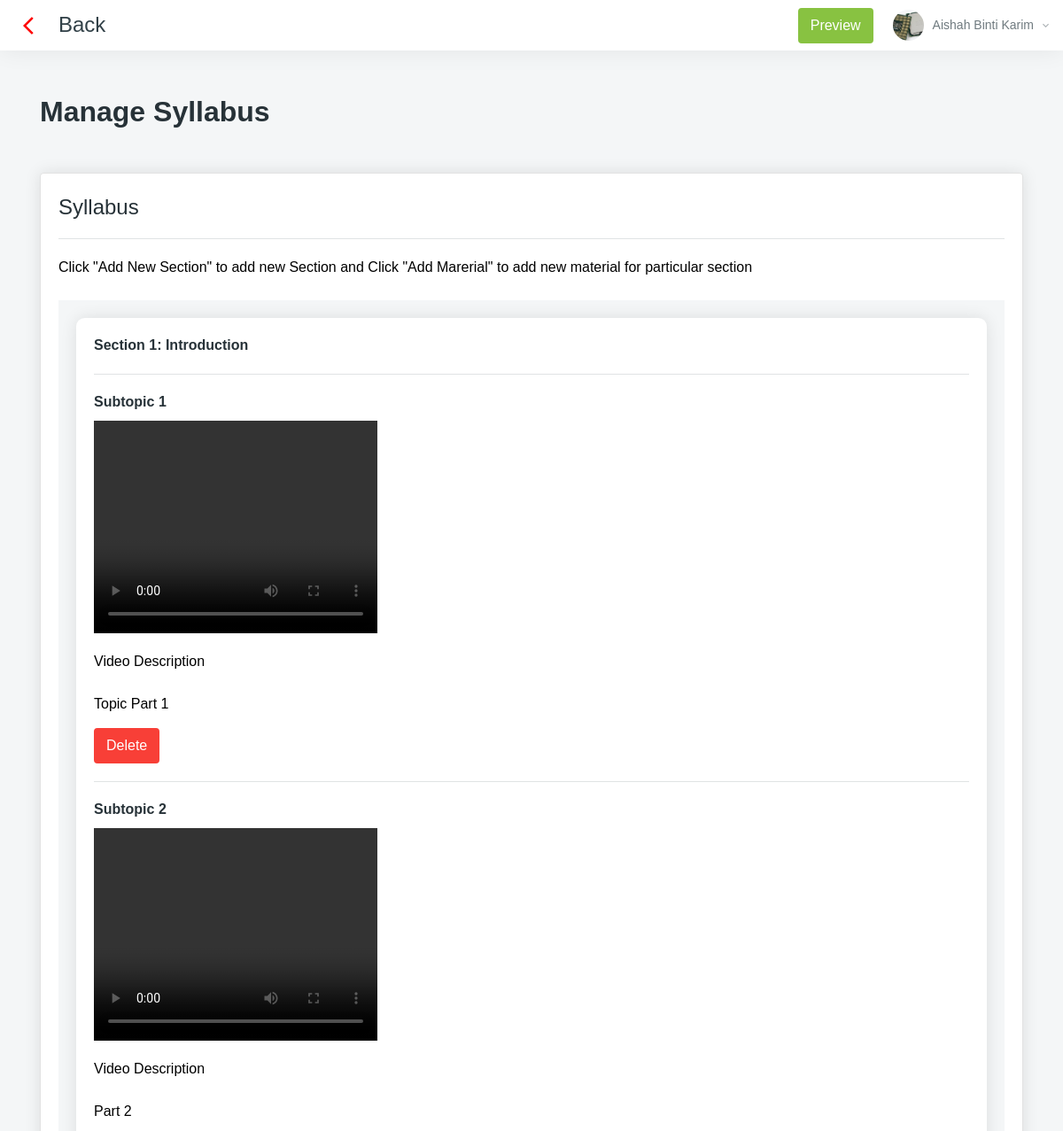
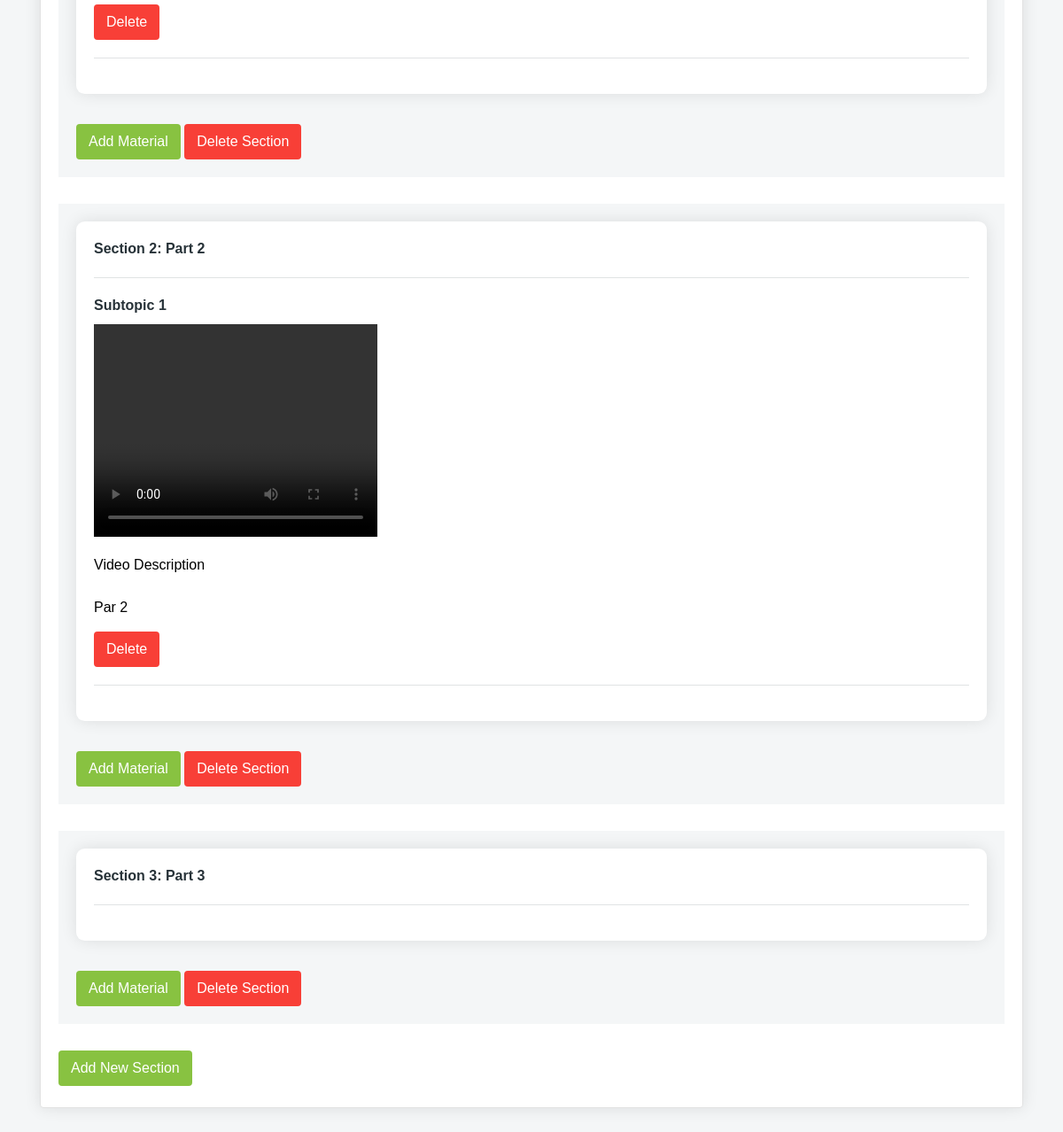
Page /instructor/matapelajaran.php?id=1 (signed in) on the committed database (2 pictures, top to bottom).
### tables this page shows
CREATE TABLE `instructor` (
  `instructor_id` int(11) NOT NULL,
  `instructor_name` varchar(80) NOT NULL,
  `instructor_email` varchar(80) NOT NULL,
  `instructor_password` varchar(80) NOT NULL,
  `instructor_ic` varchar(30) NOT NULL,
  `instructor_phone_number` varchar(30) NOT NULL,
  `instructor_quotes` varchar(255) DEFAULT NULL,
  `instructor_qualification` varchar(80) NOT NULL DEFAULT 'Degree',
  `instructor_pic_path` varchar(80) DEFAULT 'default.png',
  `instructor_path_file` varchar(80) NOT NULL
);

CREATE TABLE `section` (
  `section_id` int(11) NOT NULL,
  `section_number` int(11) NOT NULL,
  `section_name` varchar(80) NOT NULL,
  `section_created` date NOT NULL,
  `content_id` int(11) NOT NULL
);

CREATE TABLE `resources` (
  `resource_id` int(11) NOT NULL,
  `resource_path` varchar(80) NOT NULL,
  `resource_description` varchar(255) NOT NULL,
  `resource_created` date NOT NULL,
  `resource_updated` date DEFAULT NULL,
  `section_id` int(11) NOT NULL
);

### instructor/matapelajaran.php (the view, shortened to what this page needs)
<?php
include "../resources/conn.php";
$instructor_id = $_SESSION['instructor_id'];
$sql100 = "SELECT * FROM instructor WHERE instructor_id = " . $instructor_id . "";
$result100  = $conn->query($sql100);
if ($result100->num_rows > 0) {
    $row100 = $result100->fetch_assoc();
    $name100 = $row100['instructor_name'];
    $path100 = $row100['instructor_pic_path'];
}
if (isset($_GET['id'])) {
    $content_id = $_GET['id'];
}
?>
<!DOCTYPE html>
<html lang="en">
<head>
    <link href="../resources/vendors/vectormap/jquery-jvectormap-2.0.3.css" rel="stylesheet" type="text/css" />
    <link href="../resources/vendors/jquery-toggles/css/toggles.css" rel="stylesheet" type="text/css">
    <link href="../resources/vendors/jquery-toggles/css/themes/toggles-light.css" rel="stylesheet" type="text/css">
    <link href="../resources/vendors/jquery-toast-plugin/dist/jquery.toast.min.css" rel="stylesheet" type="text/css">
    <link href="../resources/vendors/datatables.net-dt/css/jquery.dataTables.min.css" rel="stylesheet" type="text/css" />
    <link href="../resources/vendors/datatables.net-responsive-dt/css/responsive.dataTables.min.css" rel="stylesheet" type="text/css" />
    <link href="../resources/dist/css/style.css" rel="stylesheet" type="text/css">
</head>
<body>
    <div class="hk-wrapper hk-alt-nav">
        <nav class="navbar navbar-expand-xl navbar-light fixed-top hk-navbar hk-navbar-alt">
            <a class="nav-link-hover" style="padding-left:10px;" href="index.php"><i class="material-icons" style="color: red; line-height: 40px;">arrow_back_ios</i></a>
            <nav class="navbar navbar-light ">
                <span class="navbar-brand mb-0 h4">Back</span>
            </nav>
            <ul class="navbar-nav hk-navbar-content">
                <li>
                    <button name="save" class="btn btn-primary" style="margin-right: 10px; height: 50%;">Preview</button>
                </li>
                <li class="nav-item dropdown dropdown-authentication">
                    <a class="nav-link dropdown-toggle no-caret" href="#" role="button" data-toggle="dropdown" aria-haspopup="true" aria-expanded="false">
                        <div class="media">
                            <div class="media-img-wrap">
                                <div class="avatar">
                                    <img src="../resources/img/profile/<?php echo $path100; ?>" alt="user" class="avatar-img rounded-circle">
                                </div>
                            </div>
                            <div class="media-body">
                                <span><?php echo $name100; ?><i class="zmdi zmdi-chevron-down"></i></span>
                            </div>
                        </div>
                    </a>
                </li>
            </ul>
        </nav>
        <div class="hk-pg-wrapper">
            <div class="container mt-xl-50 mt-sm-30 mt-15">
                <div class="hk-pg-header align-items-top">
                    <div>
                        <h2 class="hk-pg-title font-weight-600 mb-10">Manage Syllabus</h2>
                    </div>
                </div>
                <div class="row">
                    <div class="col-xl-12">
                        <section class="hk-sec-wrapper">
                            <h4>Syllabus</h4>
                            <hr>
                            <p class="mb-25">Click "Add New Section" to add new Section and Click "Add Marerial" to add new material for particular section</p>
                            <div class="row">
                                <div class="col-sm">
                                    <div class="row">
                                        <div class="col-sm">
                                            <?php
                                            $sql = "SELECT *  FROM section WHERE content_id = " . $content_id . "";
                                            $result = $conn->query($sql);
                                            if ($result->num_rows > 0) {
                                                $i = 1;
                                                while ($row = $result->fetch_assoc()) { ?>
                                                    <div style="background-color: #f4f6f7; margin-bottom:30px;">
                                                        <div class="card-body">
                                                            <div class="row">
                                                                <div class="col-sm">
                                                                    <div class="card">
                                                                        <div class="card-body">
                                                                            <h6>Section <?php echo $i; ?>: <?php echo $row['section_name']; ?></h6>
                                                                            <hr>
                                                                            <?php
                                                                            $sql2 = "SELECT * FROM resources WHERE section_id = " . $row['section_id'] . "";
                                                                            $result2 = $conn->query($sql2);
                                                                            if ($result2->num_rows > 0) {
                                                                                $m = 1;
                                                                                while ($row2 = $result2->fetch_assoc()) { ?>
                                                                                    <h6 style="margin-bottom: 10px;">Subtopic <?php echo $m; ?></h6>
                                                                                    <div>
                                                                                        <video width="320" height="240" controls>
                                                                                            <source src="../resources/data/user/<?php echo $instructor_id ?>/<?php echo $content_id ?>/<?php echo $row2['section_id'] ?>/<?php echo $row2['resource_path'] ?>" type="video/mp4">
                                                                                            <source src="../resources/data/user/<?php echo $instructor_id ?>/<?php echo $content_id ?>/<?php echo $row2['section_id'] ?>/<?php echo $row2['resource_path'] ?>" type="video/mkv">
                                                                                        </video>
                                                                                    </div>
                                                                                    <p style="margin-top: 20px;">Video Description</p><br>
                                                                                    <p><?php echo $row2['resource_description']; ?></p>
                                                                                    <form method="POST">
                                                                                        <button OnClick="return confirm('Confirm to delete this data?');" name="delete$m" class="btn btn-danger mt-15">Delete</button>
                                                                                    </form>
                                                                                    <hr>
                                                                            <?php
                                                                                    $m++;
                                                                                }
                                                                            }
                                                                            ?>
                                                                        </div>
                                                                    </div>
                                                                    <button class="btn btn-primary mt-20" onclick="addmaterial(<?php echo $i; ?>)"> Add Material</button>
                                                                    <form style="display: inline !important;" method="POST">
                                                                        <button OnClick="return confirm('Confirm to delete this data?');" name="delete_section$i" class="btn btn-danger  mt-20"> Delete Section</button>
                                                                    </form>
                                                                </div>
                                                            </div>
                                                        </div>
                                                    </div>
                                            <?php
                                                    $i++;
                                                }
                                            }
                                            ?>
                                        </div>
                                    </div>
                                </div>
                            </div>
                            <button class="btn btn-primary" onclick="addsection()">Add New Section</button>
                        </section>
                    </div>
                </div>
            </div>
        </div>
    </div>
</body>
</html>

### rows in the picture
instructor: instructor_pic_path (picture), instructor_name "Aishah Binti Karim"
section: section_name "Introduction"
resources: resource_description "Topic Part 1"
resources: resource_description "Part 2"
section: section_name "Part 2"
resources: resource_description "Par 2"
section: section_name "Part 3"
